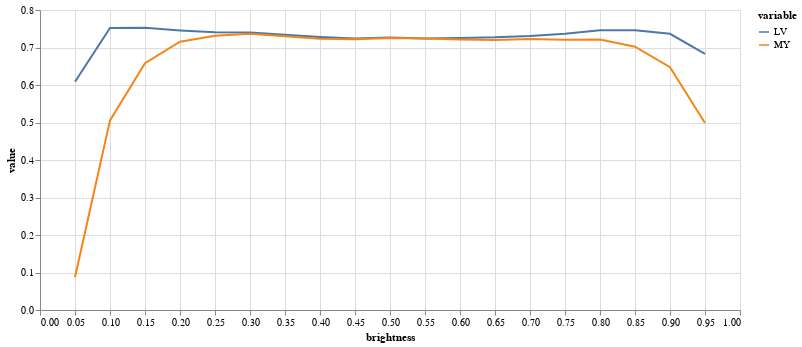

Notebook source saved alongside this figure:
### Code cell
(alt
 .Chart(results.melt(id_vars=['brightness'],value_vars=['LV','MY']))
 .mark_line()
 .encode(
     x="brightness",
     y="value",
     color="variable",
     tooltip="value"
 )
 .properties(width=700,height=300)
 .interactive()
)

### Figure 1 — Vega-Lite specification as saved in the notebook (floating-point values rounded to 4 significant figures)
{"config": {"view": {"continuousWidth": 400, "continuousHeight": 300}}, "data": {"name": "data-7c00a95150e985bdf50909a731e435f0"}, "mark": "line", "encoding": {"color": {"type": "nominal", "field": "variable"}, "tooltip": {"type": "quantitative", "field": "value"}, "x": {"type": "quantitative", "field": "brightness"}, "y": {"type": "quantitative", "field": "value"}}, "height": 300, "selection": {"selector009": {"type": "interval", "bind": "scales", "encodings": ["x", "y"]}}, "width": 700, "$schema": "https://vega.github.io/schema/vega-lite/v4.8.1.json", "datasets": {"data-7c00a95150e985bdf50909a731e435f0": [{"brightness": 0.05, "variable": "LV", "value": 0.6088}, {"brightness": 0.1, "variable": "LV", "value": 0.7519}, {"brightness": 0.15, "variable": "LV", "value": 0.7524}, {"brightness": 0.2, "variable": "LV", "value": 0.7456}, {"brightness": 0.25, "variable": "LV", "value": 0.7407}, {"brightness": 0.3, "variable": "LV", "value": 0.7401}, {"brightness": 0.35, "variable": "LV", "value": 0.734}, {"brightness": 0.4, "variable": "LV", "value": 0.7281}, {"brightness": 0.45, "variable": "LV", "value": 0.7238}, {"brightness": 0.5, "variable": "LV", "value": 0.7265}, {"brightness": 0.55, "variable": "LV", "value": 0.7242}, {"brightness": 0.6, "variable": "LV", "value": 0.7257}, {"brightness": 0.65, "variable": "LV", "value": 0.7272}, {"brightness": 0.7, "variable": "LV", "value": 0.7309}, {"brightness": 0.75, "variable": "LV", "value": 0.7368}, {"brightness": 0.8, "variable": "LV", "value": 0.7461}, {"brightness": 0.85, "variable": "LV", "value": 0.746}, {"brightness": 0.9, "variable": "LV", "value": 0.7365}, {"brightness": 0.95, "variable": "LV", "value": 0.6829}, {"brightness": 0.05, "variable": "MY", "value": 0.08716}, {"brightness": 0.1, "variable": "MY", "value": 0.5057}, {"brightness": 0.15, "variable": "MY", "value": 0.6583}, {"brightness": 0.2, "variable": "MY", "value": 0.7155}, {"brightness": 0.25, "variable": "MY", "value": 0.7314}, {"brightness": 0.3, "variable": "MY", "value": 0.7368}, {"brightness": 0.35, "variable": "MY", "value": 0.7297}, {"brightness": 0.4, "variable": "MY", "value": 0.7232}, {"brightness": 0.45, "variable": "MY", "value": 0.7217}, {"brightness": 0.5, "variable": "MY", "value": 0.7256}, {"brightness": 0.55, "variable": "MY", "value": 0.724}, {"brightness": 0.6, "variable": "MY", "value": 0.7217}, {"brightness": 0.65, "variable": "MY", "value": 0.72}, {"brightness": 0.7, "variable": "MY", "value": 0.7225}, {"brightness": 0.75, "variable": "MY", "value": 0.7204}, {"brightness": 0.8, "variable": "MY", "value": 0.7213}, {"brightness": 0.85, "variable": "MY", "value": 0.7022}, {"brightness": 0.9, "variable": "MY", "value": 0.6475}, {"brightness": 0.95, "variable": "MY", "value": 0.4986}]}}
